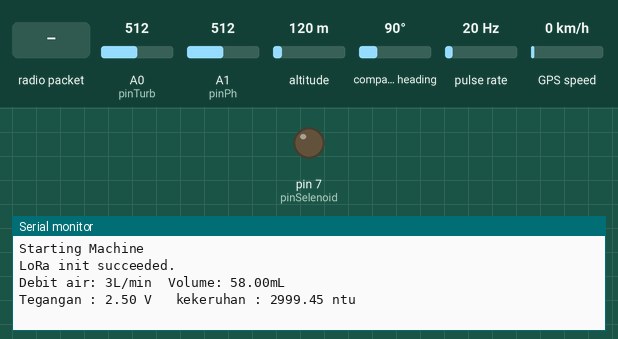
Recording of a sketch running on a simulated Arduino Uno, built with avr-gcc and run on an emulated ATmega328P. Parts: output pins drawn as LEDs (lit = HIGH), the last lines printed to the serial monitor. Wiring (inferred from the names in the program): pulse sensor: data pin 3. The inputs (shaded band) are chosen by the test bench; at power-on: GPS speed 0 km/h, pulse rate 20 Hz, A0 (pinTurb) = 512, A1 (pinPh) = 512, altitude 120 m, compass heading 90°. The GPS gets a fix after 3 s at 37.7749, -122.4194 with 8 satellites; no radio packets arrive unless stated.

Above: at 1.2 s.
1.3 s: GPS speed set to 30 km/h
At 3.3 s:
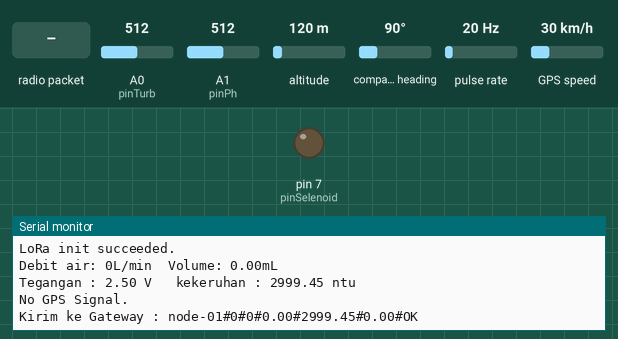
4.0 s: radio packet "ON" arrives
At 4.6 s:
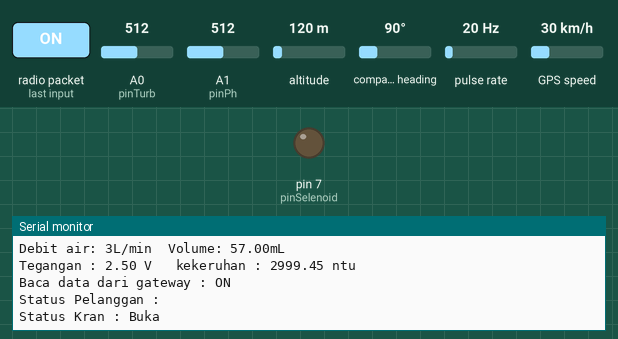
5.5 s: pulse rate (sensor on pin 3) set to 150 Hz
At 7.0 s:
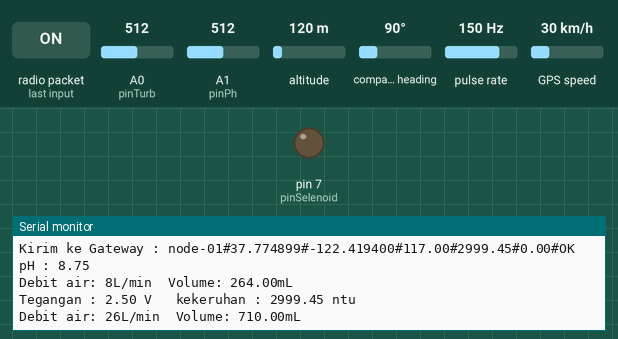
8.5 s: radio packet "1" arrives
At 10.1 s:
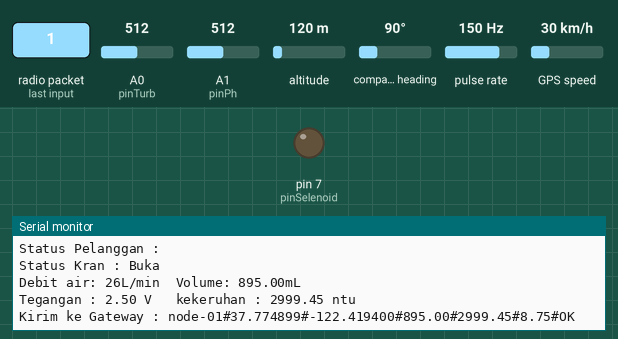
Timing chart, 0 to 11.0 s (numbered marks = the images above; inputs shaded):
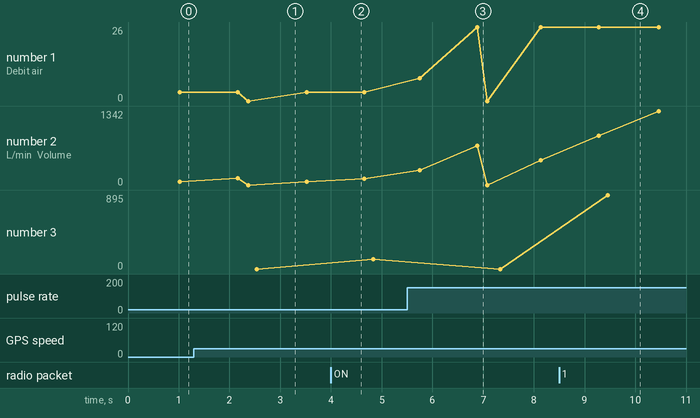

The sketch:

node-01.ino
```cpp
// LORA
#include <SPI.h>
#include <LoRa.h>

const long frequency = 915E6;  // LoRa Frequency

const int csPin = 10;          // LoRa radio chip select
const int resetPin = 9;        // LoRa radio reset
const int irqPin = 2;          // change for your board; must be a hardware interrupt pin

// GPS
#include <TinyGPS++.h>
#include <SoftwareSerial.h>

TinyGPSPlus gps;
SoftwareSerial SerialGPS(4, 5);

float Latitude , Longitude;
String LatitudeString, LongitudeString;
boolean status_gps = false;

// WATER FLOW
byte sensorInt    = 1;
byte flowsensor   = 3;
float konstanta   = 5.6; //konstanta flow meter
volatile byte pulseCount;
float debit;
unsigned int flowmlt;
float totalmlt;
unsigned long oldTime;
float liter       = 0;

// Turbidity
int pinTurb = A0;
float V;
float ntu;
float VRata2;
float VHasil;

unsigned long oldTime2;

// PH
#define pinPh A1
unsigned long int avgValue;
float b, phValue;
int buf[10], temp;
unsigned long oldTime3;

#define pinSelenoid 7

String serialNumber = "node-01";

void setup()
{
  Serial.begin(9600);
  SerialGPS.begin(9600);

  Serial.println();
  Serial.println("Starting Machine");

  LoRa.setPins(csPin, resetPin, irqPin);

  if (!LoRa.begin(frequency)) {
    Serial.println("LoRa init failed. Check your connections.");
    while (true);                       // if failed, do nothing
  }

  Serial.println("LoRa init succeeded.");
  Serial.println();

  LoRa.onReceive(onReceive);
  LoRa.onTxDone(onTxDone);
  LoRa_rxMode();

  // Setup Selenoid
  pinMode(pinSelenoid, OUTPUT);
  digitalWrite(pinSelenoid, LOW);

  // Setup WaterFlow
  pinMode(flowsensor, INPUT);
  digitalWrite(flowsensor, HIGH);

  pulseCount  = 0;
  debit       = 0.0;
  flowmlt     = 0;
  totalmlt    = 0;
  oldTime     = 0;

  attachInterrupt(sensorInt, pulseCounter, FALLING);

  Serial.println();
}

void loop()
{
  bacaWaterFlow();
  bacaTurbidity();
  bacaPh();

  if (runEvery(2000)) { // repeat every 3000 millis
    readGps();

    if (status_gps == false) {
      LatitudeString = "0";
      LongitudeString = "0";
    }

    String msg = (String) serialNumber + "#" + (String) LatitudeString + "#" + (String) LongitudeString + "#" + (String) totalmlt + "#" + (String) ntu + "#" + String(phValue, 2) + "#OK";

    Serial.println();

    Serial.println("Kirim ke Gateway : " + msg);
    LoRa_sendMessage(msg); // send a message
  }

  delay(200);
}

void readGps() {
  while (SerialGPS.available() > 0) {
    if (gps.encode(SerialGPS.read()))
    {
      if (gps.location.isValid())
      {
        Latitude = gps.location.lat();
        LatitudeString = String(Latitude, 6);
        Longitude = gps.location.lng();
        LongitudeString = String(Longitude, 6);
      }
    }
  }

  if (gps.location.isValid())
  {
    status_gps = true;
  } else {
    if (millis() > 5000 && gps.charsProcessed() < 10)
    {
      Serial.println(F("No GPS detected: check wiring."));
      Serial.println();
    } else {
      Serial.println(F("No GPS Signal."));
      Serial.println();
    }

    status_gps = false;
  }
}

void consumeJson(String message) {
  String respon = getValue(message, '&', 0);

  Serial.print("Baca data dari gateway : ");
  Serial.println(respon);

  String statusPelanggan = getValue(respon, '#', 1);
  String statusSelenoid = getValue(respon, '#', 2);

  // Print values.
  Serial.println("Status Pelanggan : " + statusPelanggan);

  if (statusSelenoid == "ON") {
    Serial.println("Status Kran : Tutup");

    digitalWrite(pinSelenoid, HIGH);
  } else {
    Serial.println("Status Kran : Buka");

    digitalWrite(pinSelenoid, LOW);
  }

  Serial.println();
}

void bacaWaterFlow() {
  if ((millis() - oldTime) > 1000)
  {
    detachInterrupt(sensorInt);
    debit = ((1000.0 / (millis() - oldTime)) * pulseCount) / konstanta;
    oldTime = millis();
    flowmlt = (debit / 60) * 1000;
    totalmlt += flowmlt;

    unsigned int frac;

    Serial.print("Debit air: ");
    Serial.print(int(debit));
    Serial.print("L/min");
    Serial.print("\t");

    Serial.print("Volume: ");
    Serial.print(totalmlt);
    Serial.println("mL");

    pulseCount = 0;

    attachInterrupt(sensorInt, pulseCounter, FALLING);
  }
}


void pulseCounter()
{
  // Increment the pulse counter
  pulseCount++;
}

void bacaTurbidity() {
  if ((millis() - oldTime2) > 1000)
  {
    oldTime2 = millis();

    V = 0;
    for(int i = 0; i < 800; i++)
    {
      V += ((float)analogRead(pinTurb) / 1023) * 5;
    }

    VRata2 = V / 800;
    VHasil = roundf(VRata2 * 10.0f) / 10.0f;

    if(VHasil < 2.5)
    {
      ntu = 3000;
    }
    else
    {
      ntu = -1120.4 * square(VHasil) + 5742.3 * VHasil - 4353.8;
    }

    if (ntu < 0) {
      ntu = 0;
    }

    Serial.print("Tegangan : ");
    Serial.print(VHasil);
    Serial.print(" V");

    Serial.print("\t kekeruhan : ");
    Serial.print(ntu);
    Serial.println(" ntu");
    delay(10);

    Serial.println();
  }
}

void bacaPh() {
  if ((millis() - oldTime3) > 5000)
  {
    oldTime3 = millis();

    for (int i = 0; i < 10; i++)       //Get 10 sample value from the sensor for smooth the value
    {
      buf[i] = analogRead(pinPh);
      delay(10);
    }

    for (int i = 0; i < 9; i++)        //sort the analog from small to large
    {
      for (int j = i + 1; j < 10; j++)
      {
        if (buf[i] > buf[j])
        {
          temp = buf[i];
          buf[i] = buf[j];
          buf[j] = temp;
        }
      }
    }

    avgValue = 0;

    for (int i = 2; i < 8; i++) {                      //take the average value of 6 center sample
      avgValue += buf[i];
    }

    phValue = (float) avgValue * 5.0 / 1024 / 6; //convert the analog into millivolt
    phValue = 3.5 * phValue;                      //convert the millivolt into pH value

    Serial.print("pH : ");
    Serial.println(phValue, 2);

    Serial.println();
  }
}

void LoRa_rxMode(){
  LoRa.enableInvertIQ();                // active invert I and Q signals
  LoRa.receive();                       // set receive mode
}

void LoRa_txMode(){
  LoRa.idle();                          // set standby mode
  LoRa.disableInvertIQ();               // normal mode
}

void LoRa_sendMessage(String message) {
  LoRa_txMode();                        // set tx mode
  LoRa.beginPacket();                   // start packet
  LoRa.print(message);                  // add payload
  LoRa.endPacket(true);                 // finish packet and send it
}

void onReceive(int packetSize) {
  if (runEvery2(3000)) {
    String message = "";

    while (LoRa.available()) {
      message += (char)LoRa.read();
    }

    consumeJson(message);
  }
}

void onTxDone() {
  Serial.println("Berhasil kirim data ke Gateway");
  LoRa_rxMode();
  Serial.println();
}

boolean runEvery(unsigned long interval)
{
  static unsigned long previousMillis = 0;
  unsigned long currentMillis = millis();
  if (currentMillis - previousMillis >= interval)
  {
    previousMillis = currentMillis;
    return true;
  }
  return false;
}

boolean runEvery2(unsigned long interval)
{
  static unsigned long previousMillis = 0;
  unsigned long currentMillis = millis();
  if (currentMillis - previousMillis >= interval)
  {
    previousMillis = currentMillis;
    return true;
  }
  return false;
}

String getValue(String data, char separator, int index)
{
  int found = 0;
  int strIndex[] = {0, -1};
  int maxIndex = data.length()-1;

  for(int i=0; i <= maxIndex && found <= index; i++){
    if(data.charAt(i) == separator || i == maxIndex){
        found++;
        strIndex[0] = strIndex[1]+1;
        strIndex[1] = (i == maxIndex) ? i+1 : i;
    }
  }

  return found>index ? data.substring(strIndex[0], strIndex[1]) : "";
}
```

Measured:
- after the input at 1.3 s, the serial monitor: prints a new line after 0.99 s (image 1)
- after the input at 4.0 s, the serial monitor: prints a new line at once (image 2)
- after the input at 5.5 s, the serial monitor: prints a new line after 0.25 s (image 3)
- after the input at 8.5 s, the serial monitor: prints a new line at once (image 4)
- plotted number 1: 3 → 26 after the input at 5.5 s
- plotted number 2: 58 → 57 after the input at 1.3 s, 117 → 447 after the input at 5.5 s, 447 → 1342 after the input at 8.5 s
- plotted number 3: 0 → 895 after the input at 8.5 s
